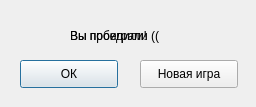
<?xml version="1.0" encoding="UTF-8"?>
<ui version="4.0">
 <class>win_lose</class>
 <widget class="QDialog" name="win_lose">
  <property name="geometry">
   <rect>
    <x>0</x>
    <y>0</y>
    <width>256</width>
    <height>107</height>
   </rect>
  </property>
  <property name="windowTitle">
   <string>Dialog</string>
  </property>
  <widget class="QLabel" name="win_text">
   <property name="geometry">
    <rect>
     <x>70</x>
     <y>20</y>
     <width>111</width>
     <height>31</height>
    </rect>
   </property>
   <property name="styleSheet">
    <string notr="true">font: 12pt &quot;Comic Sans MS&quot;;</string>
   </property>
   <property name="text">
    <string>Вы победили!</string>
   </property>
   <property name="textFormat">
    <enum>Qt::AutoText</enum>
   </property>
   <property name="scaledContents">
    <bool>false</bool>
   </property>
  </widget>
  <widget class="QPushButton" name="ok_button">
   <property name="geometry">
    <rect>
     <x>20</x>
     <y>60</y>
     <width>98</width>
     <height>28</height>
    </rect>
   </property>
   <property name="sizePolicy">
    <sizepolicy hsizetype="Expanding" vsizetype="Expanding">
     <horstretch>0</horstretch>
     <verstretch>0</verstretch>
    </sizepolicy>
   </property>
   <property name="minimumSize">
    <size>
     <width>0</width>
     <height>0</height>
    </size>
   </property>
   <property name="sizeIncrement">
    <size>
     <width>0</width>
     <height>0</height>
    </size>
   </property>
   <property name="baseSize">
    <size>
     <width>0</width>
     <height>0</height>
    </size>
   </property>
   <property name="styleSheet">
    <string notr="true">QPushButton {
font: 8pt &quot;Comic Sans MS&quot;;
border-image: url(:/main/small_button.png);
}
QPushButton:pressed {
font: 8pt &quot;Comic Sans MS&quot;;
border-image: url(:/main/small_button_pressed.png);
}</string>
   </property>
   <property name="text">
    <string>ОК</string>
   </property>
  </widget>
  <widget class="QPushButton" name="new_game_button">
   <property name="geometry">
    <rect>
     <x>140</x>
     <y>60</y>
     <width>98</width>
     <height>28</height>
    </rect>
   </property>
   <property name="sizePolicy">
    <sizepolicy hsizetype="Expanding" vsizetype="Expanding">
     <horstretch>0</horstretch>
     <verstretch>0</verstretch>
    </sizepolicy>
   </property>
   <property name="minimumSize">
    <size>
     <width>0</width>
     <height>0</height>
    </size>
   </property>
   <property name="sizeIncrement">
    <size>
     <width>0</width>
     <height>0</height>
    </size>
   </property>
   <property name="baseSize">
    <size>
     <width>0</width>
     <height>0</height>
    </size>
   </property>
   <property name="styleSheet">
    <string notr="true">QPushButton {
font: 8pt &quot;Comic Sans MS&quot;;
border-image: url(:/main/small_button.png);
}
QPushButton:pressed {
font: 8pt &quot;Comic Sans MS&quot;;
border-image: url(:/main/small_button_pressed.png);
}</string>
   </property>
   <property name="text">
    <string>Новая игра</string>
   </property>
  </widget>
  <widget class="QLabel" name="lose_text">
   <property name="geometry">
    <rect>
     <x>70</x>
     <y>20</y>
     <width>141</width>
     <height>31</height>
    </rect>
   </property>
   <property name="styleSheet">
    <string notr="true">font: 12pt &quot;Comic Sans MS&quot;;</string>
   </property>
   <property name="text">
    <string>Вы проиграли ((</string>
   </property>
   <property name="textFormat">
    <enum>Qt::AutoText</enum>
   </property>
   <property name="scaledContents">
    <bool>false</bool>
   </property>
  </widget>
 </widget>
 <resources>
  <include location="../res/res.qrc"/>
 </resources>
 <connections>
  <connection>
   <sender>ok_button</sender>
   <signal>clicked()</signal>
   <receiver>win_lose</receiver>
   <slot>accept()</slot>
   <hints>
    <hint type="sourcelabel">
     <x>68</x>
     <y>73</y>
    </hint>
    <hint type="destinationlabel">
     <x>127</x>
     <y>53</y>
    </hint>
   </hints>
  </connection>
 </connections>
</ui>
